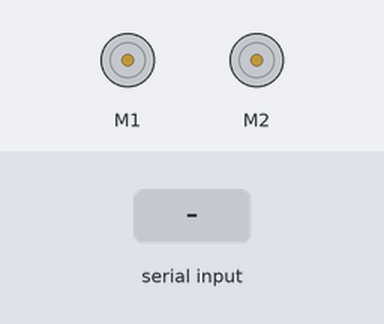
This sketch was run on a simulated Arduino Uno, built with avr-gcc and run on an emulated ATmega328P. Parts: 2 × DC motor (green arrow = forward, orange = backward, longer = faster). The inputs (shaded band) are chosen by the test bench. What the sketch prints to the serial monitor is not drawn.

Above: at 1.2 s.
1.3 s: "u" received over Serial
At 1.7 s:
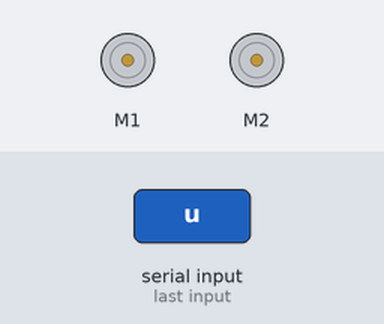
2.9 s: "d" received over Serial
At 4.1 s:
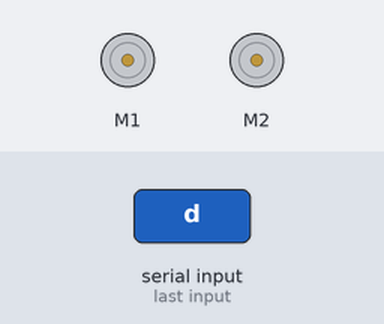
4.5 s: "l" received over Serial
At 5.7 s:
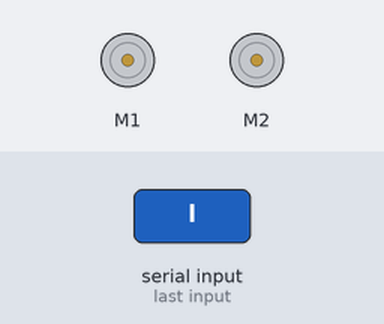
6.0 s: "r" received over Serial
At 7.0 s:
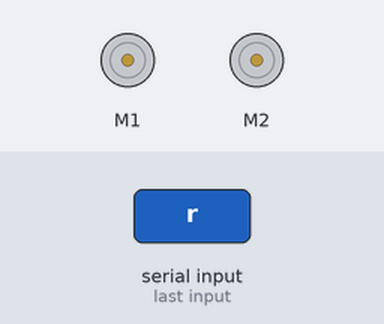
Timing chart, 0 to 9.0 s (numbered marks = the images above; inputs shaded):
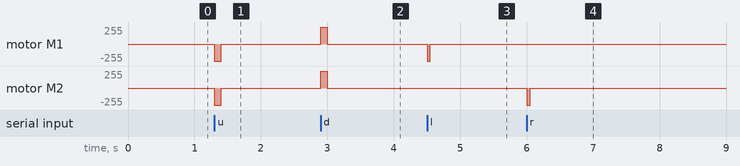

Measured:
- after the input at 1.3 s, motor M1, motor M2: stopped → backward 255/255 at once, → stopped 0.10 s later
- after the input at 2.9 s, motor M1, motor M2: stopped → forward 255/255 at once, → stopped 0.10 s later
- after the input at 4.5 s, motor M1: stopped → backward 255/255 at once, → stopped 0.05 s later
- after the input at 6.0 s, motor M2: stopped → backward 255/255 at once, → stopped 0.05 s later

The sketch:

redbotdrive.ino
```cpp
// @autor Tomas de Camino BEck
// Drive redbot with commands serial-bluetooth

#include <RedBot.h>

RedBotMotors motors;
boolean s1 = true;
boolean s2 = true;
boolean s3 = true;

void setup()
{
  Serial.begin(9600);//connect to serial port
}

void loop()
{
  char inChar;
  if(Serial.available())
  {

     Serial.println("Goodnight moon!");
    inChar = (char)Serial.read();
    Serial.write(inChar);
    if (inChar == 'u') {
      motors.drive(-255);

      delay(100);
      motors.brake();
    }
    if (inChar == 'd') {
      motors.drive(255);
      delay(100);
      motors.brake();
    }
    if (inChar == 'l') {
      motors.leftDrive(-255);
      delay(50);
      motors.brake();
    }
    if (inChar == 'r') {
      motors.rightDrive(-255);
      delay(50);
      motors.brake();
    }
  }

}
```
